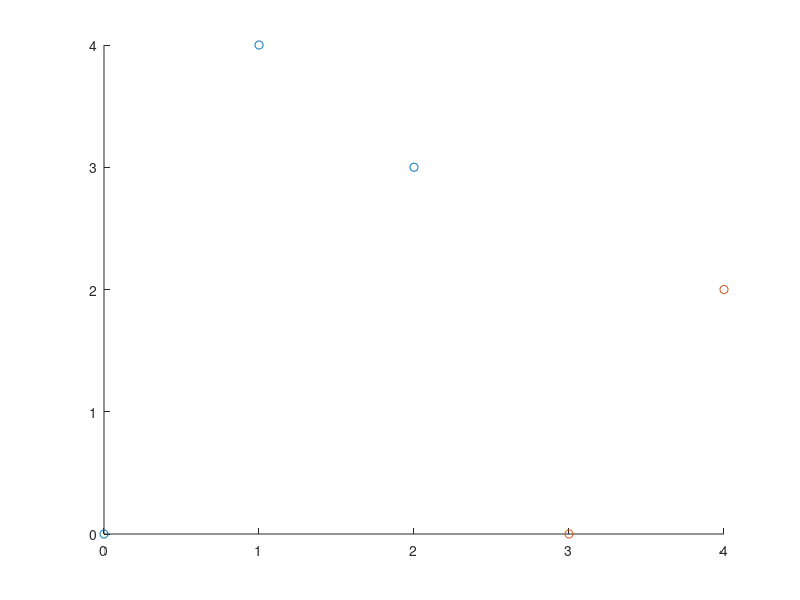

The MATLAB script that drew this image:
% Init points
x1 = [0; 0];
x2 = [2; 3];
x3 = [1; 4];
x4 = [4; 2];
x5 = [3; 0];

% Init clusters
cluster1 = [x1 x2 x3];
cluster2 = [x4 x5];

% Calculate means
meanClust1 = mean(cluster1, 2);
meanClust2 = mean(cluster2, 2);

% Calculate distances to means and sum
distClust1 = sum(pdist2(cluster1', meanClust1', 'squaredeuclidean'));
distClust2 = sum(pdist2(cluster2', meanClust2', 'squaredeuclidean'));

% Sum to get error
error = distClust1 + distClust2

% Plot result
scatter(cluster1(1,:), cluster1(2,:))
hold on
scatter(cluster2(1,:), cluster2(2,:))
hold off